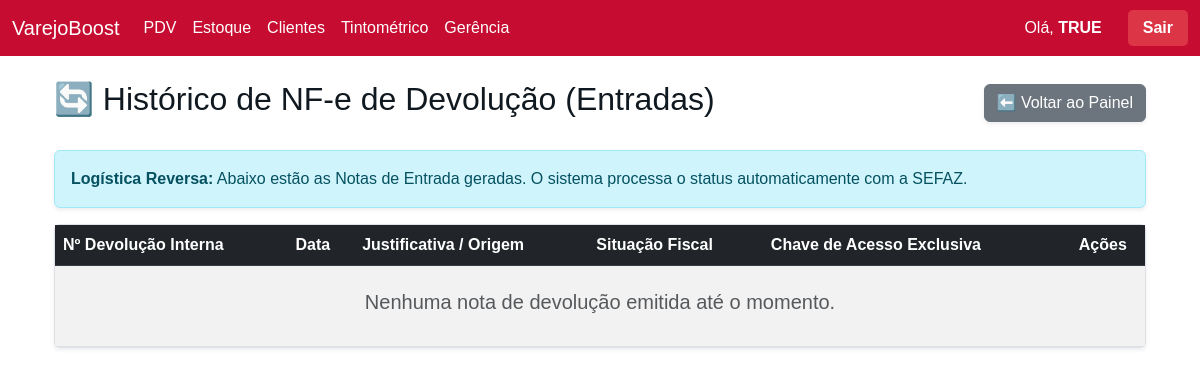
Before: /gerenciapainel/devolucoes/ (signed in) with the older database file.
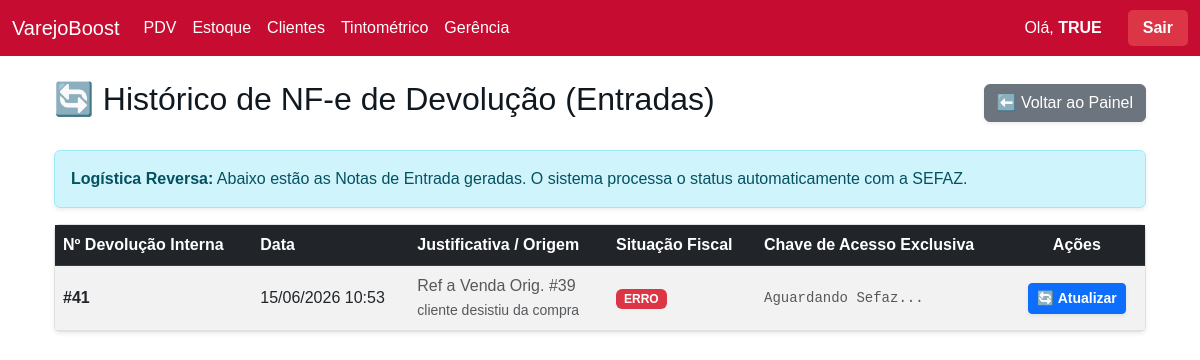
After: the same page with the newer database file.
### inventario/models.py (models this page shows)
class Vendas(models.Model):
    data_venda = models.DateTimeField(default=timezone.now)
    valor_total = models.DecimalField(max_digits=10, decimal_places=2, default=0.00)
    valor_desconto = models.DecimalField(max_digits=10, decimal_places=2, default=0.00)
    status = models.CharField(max_length=20, default='VENDA')
    troco = models.DecimalField(max_digits=10, decimal_places=2, default=0.00)
    pagamentos_texto = models.TextField(blank=True, null=True)
    cliente = models.CharField(max_length=255, blank=True, null=True)
    indicante = models.CharField(max_length=255, blank=True, null=True)
    vendedor = models.CharField(max_length=100, blank=True, null=True)
    cupom_texto = models.TextField(blank=True, null=True)
    status_fiscal = models.CharField(max_length=50, default='SEM_NOTA')
    chave_acesso = models.CharField(max_length=50, blank=True, null=True)
    numero_nota = models.CharField(max_length=20, blank=True, null=True)
    motivo_erro = models.TextField(blank=True, null=True)
    arquivo_pdf = models.FileField(upload_to='notas_fiscais/pdfs/', blank=True, null=True)
    arquivo_xml = models.FileField(upload_to='notas_fiscais/xmls/', blank=True, null=True)
    modelo_fiscal = models.CharField(max_length=10, blank=True, null=True) # '55' para NF-e, '65' para NFC-e
    class Meta: db_table = 'inventario_vendas'

### inventario/views/gerencia.py (the view)
# urls.py: path('gerenciapainel/devolucoes/', gerencia.tela_devolucoes, name='tela_devolucoes'),
def tela_devolucoes(request):
    if 'usuario_logado' not in request.session:
        return redirect('login')
    devolucoes_emitidas = Vendas.objects.filter(status='DEVOLUCAO_ENTRADA').order_by('-id')
    contexto = {
        'devolucoes': devolucoes_emitidas
    }
    return render(request, 'inventario/devolucoes.html', contexto)

### inventario/templates/inventario/devolucoes.html (shortened to what this page needs)
{% extends 'inventario/base.html' %}
{% block content %}
<div class="container mt-4">
    <div class="d-flex justify-content-between align-items-center mb-4">
        <h2>🔄 Histórico de NF-e de Devolução (Entradas)</h2>
        <a href="{% url 'tela_painel_gerencia' %}" class="btn btn-secondary shadow-sm">⬅️ Voltar ao Painel</a>
    </div>
    <div class="alert alert-info shadow-sm">
        <strong>Logística Reversa:</strong> Abaixo estão as Notas de Entrada geradas. O sistema processa o status automaticamente com a SEFAZ.
    </div>
    <div class="card shadow-sm border-0">
        <div class="card-body p-0">
            <div class="table-responsive">
                <table class="table table-striped table-hover mb-0 align-middle">
                    <thead class="table-dark">
                        <tr>
                            <th>Nº Devolução Interna</th>
                            <th>Data</th>
                            <th>Justificativa / Origem</th>
                            <th>Situação Fiscal</th>
                            <th>Chave de Acesso Exclusiva</th>
                            <th class="text-center">Ações</th>
                        </tr>
                    </thead>
                    <tbody>
                        {% for dev in devolucoes %}
                        <tr>
                            <td class="fw-bold">#{{ dev.id }}</td>
                            <td>{{ dev.data_venda|date:"d/m/Y H:i" }}</td>
                            <td class="text-muted">{{ dev.numero_nota }}<br><small>{{ dev.motivo_erro }}</small></td>
                            <td>
                                <span id="badge-status-{{ dev.id }}" data-status="{{ dev.status_fiscal }}" class="badge
                                    {% if dev.status_fiscal == 'AUTORIZADO' or dev.status_fiscal == 'AUTORIZADA' %}bg-success
                                    {% elif dev.status_fiscal == 'ERRO' %}bg-danger
                                    {% else %}bg-warning text-dark{% endif %} px-2 py-1 auto-reload-target">
                                    {{ dev.status_fiscal }}
                                </span>
                            </td>
                            <td id="chave-{{ dev.id }}" class="small text-muted font-monospace">{{ dev.chave_acesso|default:"Aguardando Sefaz..." }}</td>
                            <td class="text-center">
                                <button class="btn btn-primary btn-sm mx-1 fw-bold shadow-sm" onclick="consultarStatusNfe({{ dev.id }})" title="Sincronizar">
                                    🔄 Atualizar
                                </button>
                            </td>
                        </tr>
                        {% empty %}
                        <tr>
                            <td colspan="6" class="text-center py-4 text-muted">
                                <h5>Nenhuma nota de devolução emitida até o momento.</h5>
                            </td>
                        </tr>
                        {% endfor %}
                    </tbody>
                </table>
            </div>
        </div>
    </div>
</div>
{% endblock %}

Changed rows visible on the page:
added Vendas: id "41", data_venda "15/06/2026 10:53", numero_nota "Ref a Venda Orig. #39", motivo_erro "cliente desistiu da compra", status_fiscal "ERRO", chave_acesso "Aguardando Sefaz..."
Other visible differences:
text no longer shown: "Nenhuma nota de devolução emitida até o momento."
